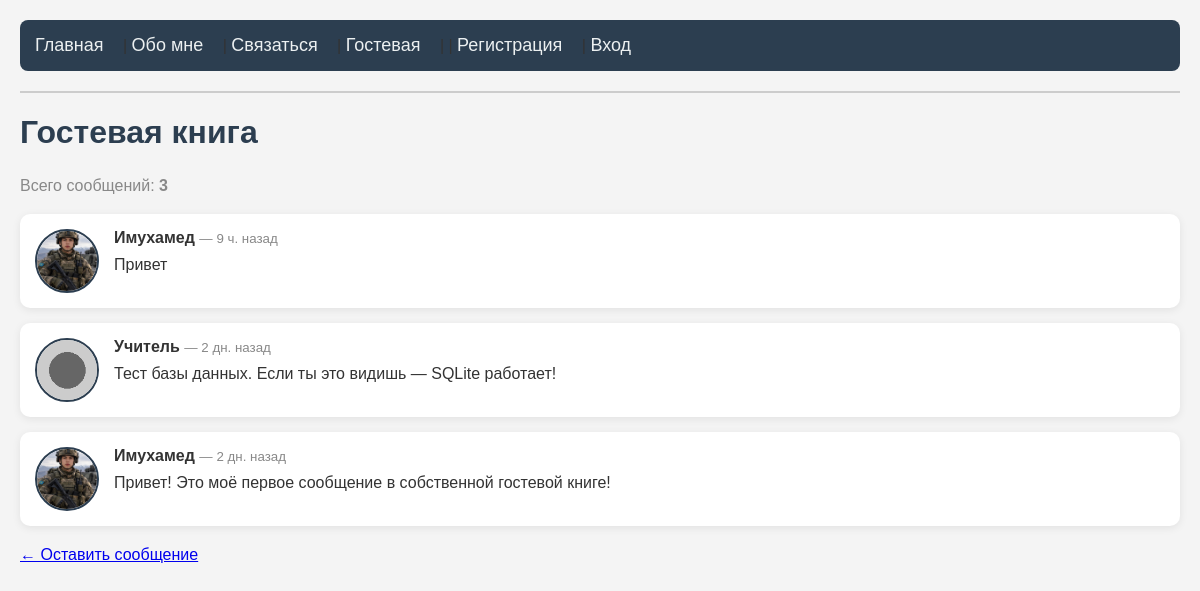
The page /messages on the database its author committed.
### tables this page shows
CREATE TABLE messages (
 id INTEGER PRIMARY KEY AUTOINCREMENT,
  name TEXT NOT NULL,
  message TEXT NOT NULL,
   created_at TEXT DEFAULT CURRENT_TIMESTAMP
   );

CREATE TABLE users (
  id INTEGER PRIMARY KEY AUTOINCREMENT,
    username TEXT UNIQUE NOT NULL,
     email TEXT UNIQUE NOT NULL,
      password_hash TEXT NOT NULL,
       created_at TEXT DEFAULT CURRENT_TIMESTAMP
       , reset_token TEXT, avatar TEXT DEFAULT 'default.png', is_admin INTEGER DEFAULT 0);

### app.py (the view)
@app.route('/messages')
def messages():
    conn = get_db()
    rows = conn.execute("""
        SELECT messages.id, messages.name, messages.message, messages.created_at,
               users.avatar
        FROM messages
        LEFT JOIN users ON messages.name = users.username
        ORDER BY messages.id DESC
    """).fetchall()
    count = conn.execute("SELECT COUNT(*) FROM messages").fetchone()[0]
    current_user = None
    if 'user_id' in session:
        current_user = conn.execute("SELECT * FROM users WHERE id = ?", (session['user_id'],)).fetchone()
    conn.close()
    formatted = []
    for row in rows:
        can_delete = False
        if current_user:
            if current_user['is_admin'] == 1 or current_user['username'] == row['name']:
                can_delete = True
        formatted.append({
            'id': row['id'],
            'name': row['name'],
            'message': row['message'],
            'created_at': format_time(row['created_at']),
            'avatar': row['avatar'],
            'can_delete': can_delete
        })
    return render_template('messages.html', messages=formatted, count=count)                                                               # ========== УДАЛЕНИЕ СООБЩЕНИЯ ==========

### app.py (called while the page is built)
def format_time(timestamp):
    try:
        dt = datetime.strptime(timestamp, "%Y-%m-%d %H:%M:%S")
    except:
        return timestamp
    now = datetime.now()
    diff = now - dt
    seconds = diff.total_seconds()
    if seconds < 60:
        return "только что"
    elif seconds < 3600:
        minutes = int(seconds // 60)
        return f"{minutes} мин. назад"
    elif seconds < 86400:
        hours = int(seconds // 3600)
        return f"{hours} ч. назад"
    elif seconds < 604800:
        days = int(seconds // 86400)
        return f"{days} дн. назад"
    else:
        return dt.strftime("%d.%m.%Y")

def get_db():
    conn = sqlite3.connect(DB)
    conn.row_factory = sqlite3.Row
    return conn

### templates/messages.html (shortened to what this page needs)
{% extends "base.html" %}
{% block content %}
    <h1>Гостевая книга</h1>
    <p style="color:#888;">Всего сообщений: <strong>{{ count }}</strong></p>
    {% if messages %}
        {% for msg in messages %}
            <div class="msg-card">
                {% if msg['avatar'] %}
                    <img src="{{ url_for('static', filename='avatars/' + msg['avatar']) }}" alt="Аватар" class="avatar">
                {% else %}
                    <img src="{{ url_for('static', filename='avatars/default.png') }}" alt="Аватар" class="avatar">
                {% endif %}
                <div class="msg-body">
                    <strong>{{ msg['name'] }}</strong>
                    <small style="color:#888;"> — {{ msg['created_at'] }}</small>
                    <p>{{ msg['message'] }}</p>
                </div>
            </div>
        {% endfor %}
    {% else %}
        <p>Пока сообщений нет. <a href="/contact">Оставьте первое!</a></p>
    {% endif %}
    <p><a href="/contact">← Оставить сообщение</a></p>
{% endblock %}

### templates/base.html (shortened to what this page needs)
<!DOCTYPE html>
<html>
<head>
	<title>{% block title %}Мой сайт{% endblock %}</title>                                                      	<link rel="stylesheet" href="{{ url_for('static', filename='style.css') }}">
</head>
<body>
    <nav>
    <a href="/">Главная</a> |
    <a href="/about">Обо мне</a> |
    <a href="/contact">Связаться</a> |
    <a href="/messages">Гостевая</a> |
    {% if session.user_id %}
        | <a href="/profile">Привет, {{ session.username }}!</a> |
        <a href="/logout">Выйти</a>
    {% else %}
        | <a href="/register">Регистрация</a> |
        <a href="/login">Вход</a>
    {% endif %}
 </nav>
    <hr>
    {% block content %}{% endblock %}
</body>
</html>

### static/style.css (style rules this page uses)
body { font-family: Arial, sans-serif; background-color: #f4f4f4; color: #333; margin: 0; padding: 20px; }
nav { background-color: #2c3e50; padding: 15px; border-radius: 8px; margin-bottom: 20px; }
nav a { color: #ecf0f1; text-decoration: none; font-size: 18px; margin-right: 15px; }
h1 { color: #2c3e50; font-size: 32px; }
p { font-size: 16px; line-height: 1.6; }
hr { border: 1px solid #ccc; margin: 20px 0; }
.msg-card { display: flex; gap: 15px; align-items: flex-start; background: #ffffff; border-radius: 10px; padding: 15px; margin-bottom: 15px; box-shadow: 0 2px 8px rgba(0,0,0,0.08); transition: transform 0.2s, box-shadow 0.2s; }
.avatar { width: 60px; height: 60px; border-radius: 50%; object-fit: cover; border: 2px solid #2c3e50; flex-shrink: 0; }
.msg-body { flex: 1; }
.msg-body p { margin: 5px 0 0 0; color: #333; }

### rows shown on the page
messages: avatar (picture), name "Имухамед", created_at "9 ч. назад", message "Привет"
messages: name "Учитель", created_at "2 дн. назад", message "Тест базы данных. Если ты это видишь — SQLite работает!"
messages: avatar (picture), name "Имухамед", created_at "2 дн. назад", message "Привет! Это моё первое сообщение в собственной гостевой книге!"

### other values the page prints
{{ count }} "3"
